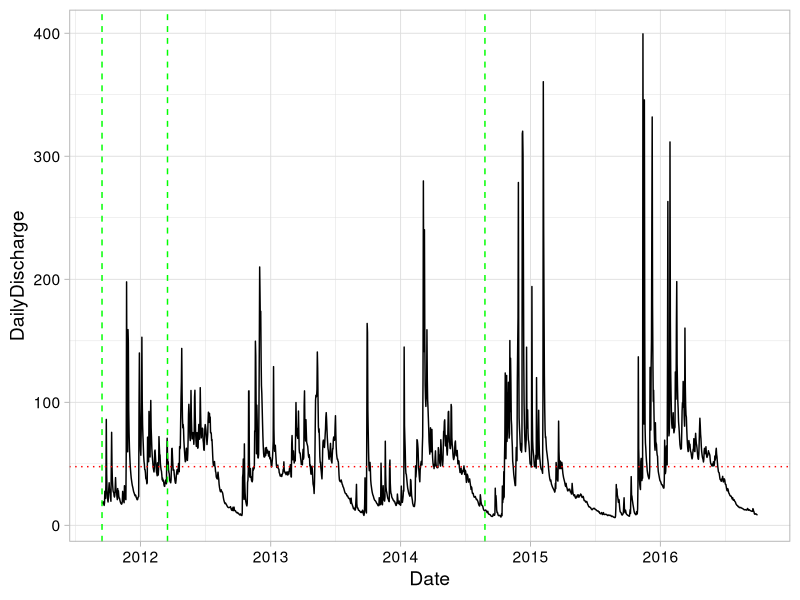

Reproduce this figure in R.
## ---- chunk 1
getwd()

library(tidyverse)
library(viridis)
library(ggplot2)

USGS_ElwhaRiverDischarge<-read_csv("./Processed/USGS_ElwhaRiver_processed.csv")

class(USGS_ElwhaRiverDischarge$Date) #Still a date, that's good


## ---- chunk 2

mytheme <- theme_light(base_size = 14) +
  theme(axis.text = element_text(color = "black"), 
        legend.position = "top")
theme_set(mytheme)


#This should add a caption?
#+labs(subtitle = "theme_gray()")
## ---- chunk 3

#lines to describe what is happening
d=data.frame(date=as.Date(c("2011-09-15", "2012-03-17", "2014-08-26")), event=c("x", "xx", "xxx"))



ggplot(USGS_ElwhaRiverDischarge)+
  geom_line(aes(x = Date, y = DailyDischarge)) +
geom_vline(data=d, mapping=aes(xintercept=date), color="green", lty=2)+
  geom_hline(yintercept = 47.7, lty=3, color="red")
